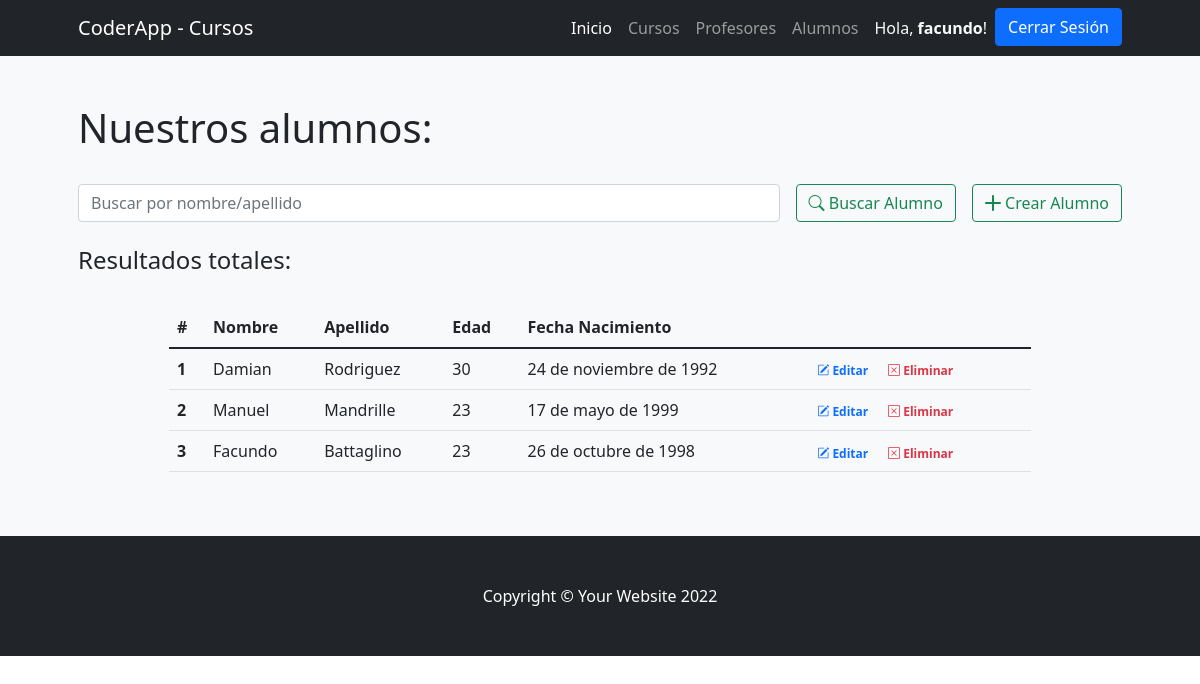
The page /appcye/alumnos/ (signed in) on the database as committed earlier.
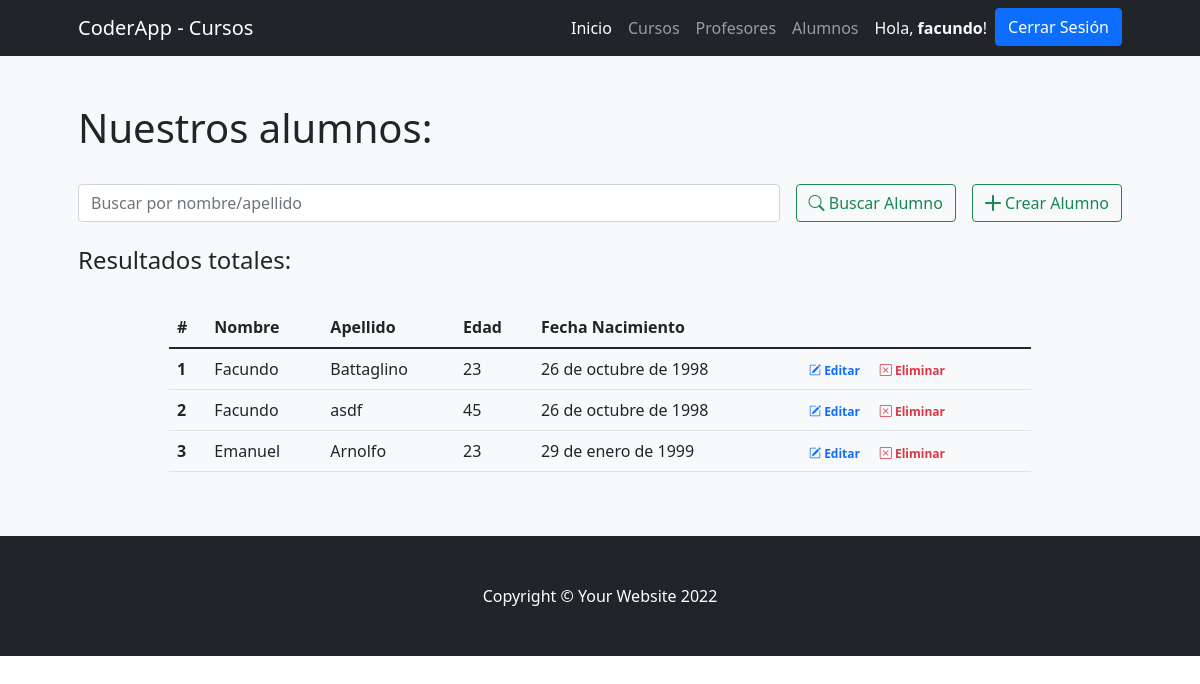
The same page on the database as committed later.
### AppCursosyEventos/models.py (models this page shows)
class Alumnos(models.Model):
    nombre = models.CharField(max_length= 30)
    apellido = models.CharField(max_length= 30)
    edad = models.PositiveIntegerField()
    fecha_nacimiento = models.DateField()
    class Meta:
        verbose_name_plural = "Alumnos"

### AppCursosyEventos/views.py (the view, shortened to what this page needs)
# urls.py: path('alumnos/', alumno , name= "alumnos" ),
@login_required
def alumno(request):
    alumno = Alumnos.objects.all()
    return render(request,"CursosyEventosApp/alumnos.html",{"alumnos":alumno})

### AppCursosyEventos/templates/CursosyEventosApp/alumnos.html (shortened to what this page needs)
{% extends 'CursosyEventosApp/base.html' %}
{% load static %}
{% block contenidoPagina %}
<section class="bg-light py-5">
    <div class="container px-5">
        <h1>Nuestros alumnos:</h1>
        <br>
        <div class="row gx-5 justify-content-center">
            <div class="col-lg-12">
                <form class="d-flex my-2 my-lg-0" action="" method="post">
                    <input class="flex-grow-0 form-control mr-sm-2" type="search" name="alumnoo" placeholder="Buscar por nombre/apellido" aria-label="Search">
                    <button class="btn btn-outline-success text-nowrap ms-3 my-2 my-sm-0" type="submit"> <i class="bi bi-search"></i> Buscar Alumno</button>
                    <a class="btn btn-outline-success text-nowrap ms-3 my-2 my-sm-0" href="{% url 'crear_alumnos' %}"> <i class="bi bi-plus-lg"></i> Crear Alumno</a>
                </form>
            </div>
        </div>
        <br>
        <h4>Resultados
            {% if alumnoo %}
                para "{{busqueda}}":
            {% else %}
                totales:
            {% endif %}
        </h4>
        <br>
        <div class="row gx-5 justify-content-center">
            <div class="col-lg-10 table-responsive">
                <table class="table table-theme">
                    <thead>
                        <tr>
                            <th scope="col">#</th>
                            <th scope="col">Nombre</th>
                            <th scope="col">Apellido</th>
                            <th scope="col">Edad</th>
                            <th scope="col">Fecha Nacimiento</th>
                        </tr>
                    </thead>
                    <tbody>
                        {% for a in alumnos %}
                            <tr>
                                <th scope="row">{{forloop.counter}}</th>
                                <td>{{a.nombre}}</td>
                                <td>{{a.apellido}}</td>
                                <td>{{a.edad}}</td>
                                <td>{{a.fecha_nacimiento}}</td>
                                <td>
                                    <a href="{% url 'editar_alumno' a.id %}" class="text-primary badge badge-primary text-decoration-none"> <i class="bi bi-pencil-square"></i> Editar</a>
                                    <a href="{% url 'eliminar_alumno' a.id %}" class="text-danger badge badge-danger text-decoration-none"> <i class="bi bi-x-square"></i> Eliminar</a>
                                </td>
                            </tr>
                        {% endfor %}
                    </tbody>
                </table>
            </div>
        </div>
    </div>
</section>
{% endblock %}

Rows that differ between the two databases and show on the page:
removed Alumnos: nombre "Damian", apellido "Rodriguez", edad "30", fecha_nacimiento "24 de noviembre de 1992"
removed Alumnos: nombre "Manuel", apellido "Mandrille", edad "23", fecha_nacimiento "17 de mayo de 1999"
added Alumnos: nombre "Facundo", apellido "asdf", edad "45", fecha_nacimiento "26 de octubre de 1998"
added Alumnos: nombre "Emanuel", apellido "Arnolfo", edad "23", fecha_nacimiento "29 de enero de 1999"
